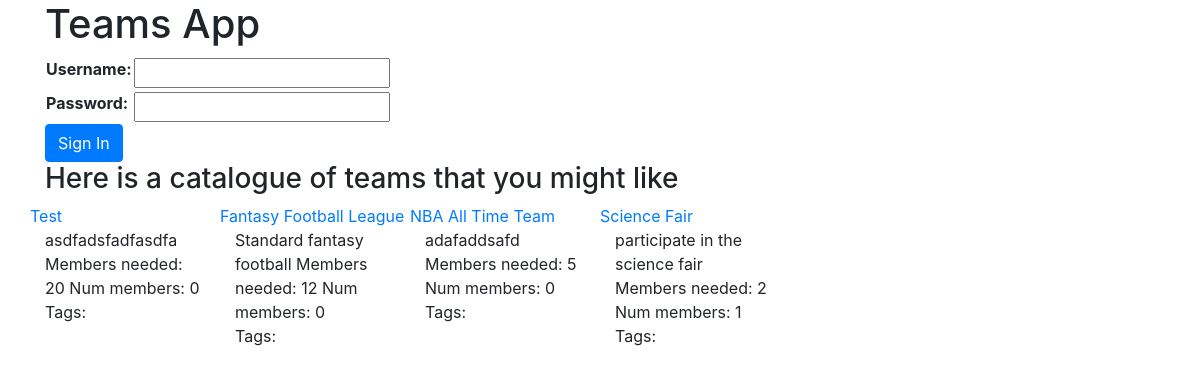
Page /app/ on the earlier database version.
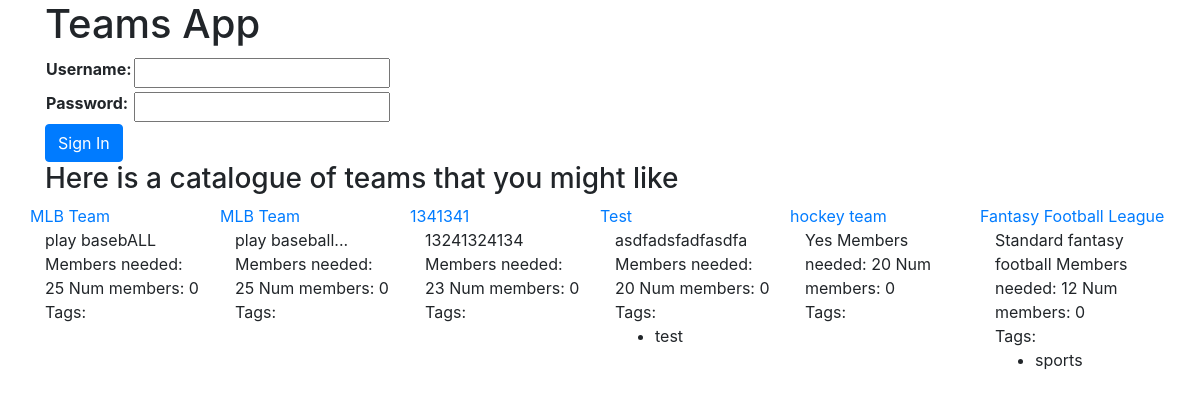
Same page on the later database version.
### teamApp/models.py (models this page shows, shortened)
class Team(models.Model):
    project_name = models.CharField(max_length=64, default="Untitled")
    num_members = models.IntegerField(default=0)
    members_needed = models.IntegerField(default=0)
    project_description = models.TextField(max_length=1000)
    members = models.ManyToManyField(User)

class TeamTag(models.Model):
    name = models.CharField(max_length = 100)
    teamTagged = models.ForeignKey(Team, blank=True, on_delete=models.CASCADE)
    def __str__(self):
        return self.name

### teamApp/views.py (the view, shortened to what this page needs)
# urls.py: path('', views.IndexView.as_view(), name='index'),
class IndexView(View):
    def get(self, request):
        user = request.user
        allTeams = Team.objects.order_by("-members_needed")[:6]
        form = AuthenticationForm()
        context = {
            'allTeams': allTeams,
            'form': form,
            'user': user
        }
        if user.is_authenticated:
            context['userTeams'] = user.team_set.all().order_by("-members_needed")[:6]
        return render(request, 'teamApp/index.html', context)

### teamApp/templates/teamApp/index.html (shortened to what this page needs)
<!DOCTYPE html>
<html>
  <head>
    <link rel="stylesheet" href="https://maxcdn.bootstrapcdn.com/bootstrap/4.4.1/css/bootstrap.min.css" />
  </head>
  <body class="container">
      <h1>Teams App</h1>
      {% if user.is_authenticated %}
      <form method="POST">
          {% csrf_token %}
          <input type="hidden" name="logout" value="logout"></input>
          <button type="submit" class="btn btn-primary">Logout</button>
          <h3>Hi {{user.username}}! Here are your teams</h3>
          <div class="row">
            {% for team in userTeams %}
            <div class="col-md-2">
              <div class="text-primary row">
                <a href="teams\{{team.id}}">{{team.project_name}}</a>
              </div>
              <div class="text">
                {{team.project_description}}
                Members needed: {{team.members_needed}}
                Num members: {{team.num_members}}
                <div>
                  Tags:
                  <ul>
                    {% for tag in team.teamtag_set.all %}
                    <li>{{tag}}</li>
                    {% endfor %}
                  <ul>
                </div>
              </div>
            </div>
            {% endfor %}
          </div>
      </form>
      {% else %}
        <form method="POST">
          <table>
            {{ form }}
          </table>
          <button type="submit" class="btn btn-primary">Sign In</button>
        </form>
      {% endif %}
      <h3>Here is a catalogue of teams that you might like</h3>
      <div class="row">
        {% for team in allTeams %}
        <div class="col-md-2">
          <div class="text-primary row">
            <a href="teams\{{team.id}}">{{team.project_name}}</a>
          </div>
          <div class="text">
            {{team.project_description}}
            Members needed: {{team.members_needed}}
            Num members: {{team.num_members}}
            <div>
              Tags:
              <ul>
                {% for tag in team.teamtag_set.all %}
                <li>{{tag}}</li>
                {% endfor %}
            </div>
          </div>
        </div>
        {% endfor %}
      </div>
  </body>
</html>

Differences in the rows shown:
no longer on this page (row unchanged): Team: project_name "NBA All Time Team", project_description "adafaddsafd", members_needed "5", num_members "0"
no longer on this page (row unchanged): Team: project_name "Science Fair", project_description "participate in the science fair", members_needed "2", num_members "1"
added Team: project_name "MLB Team", project_description "play basebALL", members_needed "25", num_members "0"
added Team: project_name "MLB Team", project_description "play baseball...", members_needed "25", num_members "0"
added Team: project_name "1341341", project_description "13241324134", members_needed "23", num_members "0"
added TeamTag: name "test", shown under Team "Test"
added Team: project_name "hockey team", project_description "Yes", members_needed "20", num_members "0"
added TeamTag: name "sports", shown under Team "Fantasy Football League"
